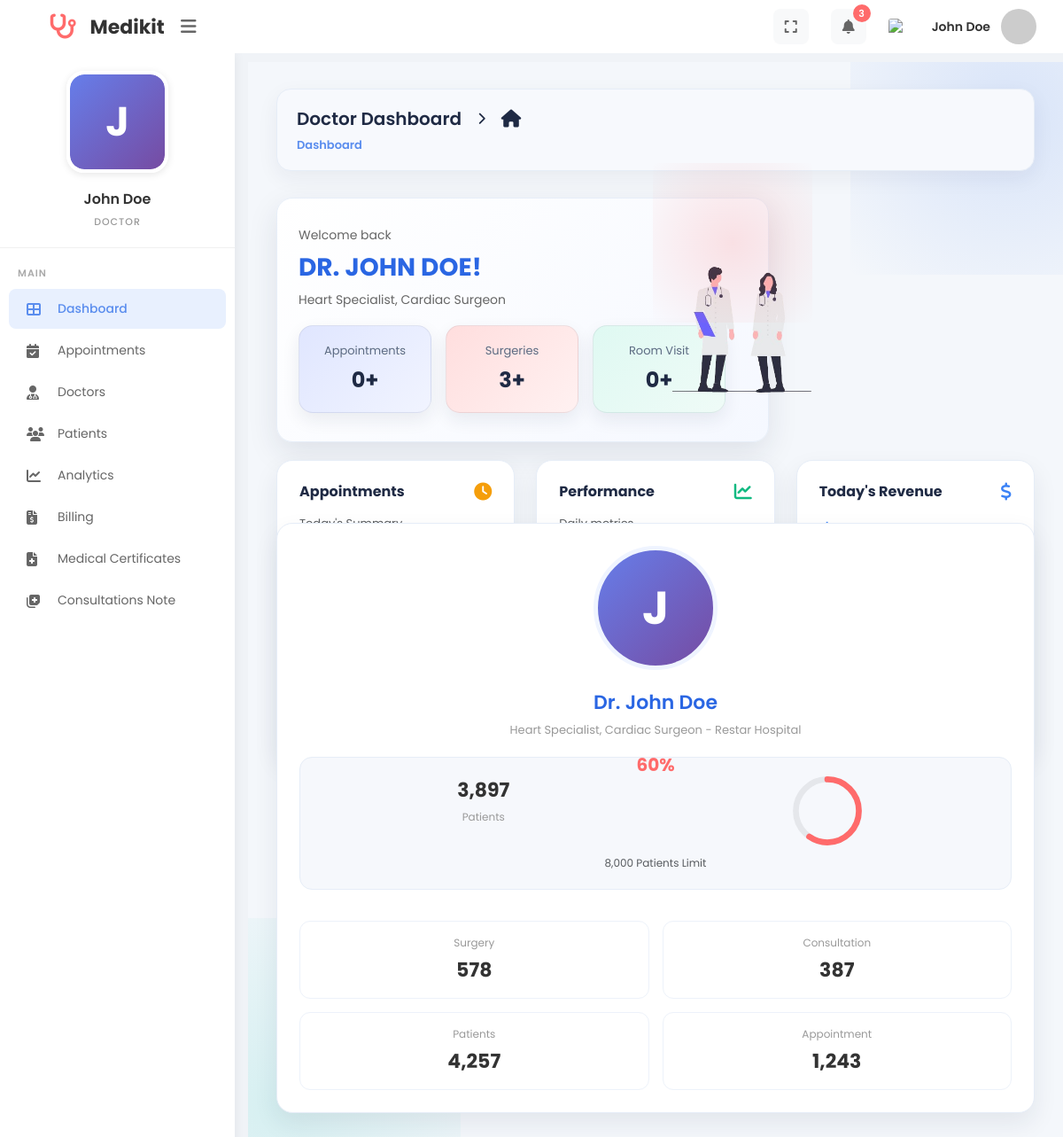
Screenshot of /MINI_PHP/doctor_dashboard.php (signed in) with the database file from the repository.
### tables this page shows
CREATE TABLE `users` (
  `id` int(11) NOT NULL,
  `firstname` varchar(225) DEFAULT '',
  `lastname` varchar(225) DEFAULT '',
  `phone_number` bigint(20) DEFAULT 0,
  `date_of_birth` date DEFAULT curdate(),
  `email` varchar(50) NOT NULL,
  `gender` varchar(100) DEFAULT '',
  `address` varchar(225) DEFAULT '',
  `clinic_name` varchar(255) DEFAULT NULL,
  `experience_years` int(11) DEFAULT 0,
  `education` varchar(255) DEFAULT NULL,
  `bio` text DEFAULT NULL,
  `password` varchar(255) NOT NULL,
  `role_id` int(11) DEFAULT 0,
  `category_id` int(11) DEFAULT NULL,
  `created_at` timestamp NOT NULL DEFAULT current_timestamp(),
  `updated_at` timestamp NOT NULL DEFAULT current_timestamp() ON UPDATE current_timestamp()
);

### MINI_PHP/doctor_dashboard.php (the view, shortened to what this page needs)
<?php
include("config.php");
$doctor_id = $_SESSION['doctor_id'];
$todayAppointments = mysqli_fetch_assoc(mysqli_query(
    $conn,
    "SELECT COUNT(*) AS total
     FROM visit_booking
     WHERE doctor_id = $doctor_id
     AND appointment_date = CURDATE()"
))['total'] ?? 0;
$visitedAppointments = mysqli_fetch_assoc(mysqli_query(
    $conn,
    "SELECT COUNT(*) AS total
     FROM visit_booking
     WHERE doctor_id = $doctor_id
     AND status = 'visited'"
))['total'] ?? 0;
$doctor = mysqli_fetch_assoc(mysqli_query(
    $conn,
    "SELECT u.firstname, u.lastname, u.email, u.category_id,
     GROUP_CONCAT(s.doctor_speciality SEPARATOR ', ') AS specialities,
     COUNT(ds.id) as speciality_count
     FROM users u
     LEFT JOIN doctor_speciality ds ON ds.doctor_id = u.id
     LEFT JOIN speciality s ON s.id = ds.speciality_id
     WHERE u.id = $doctor_id
     GROUP BY u.id"
));
?>
<!DOCTYPE html>
<html lang="en">
<head>
    <link href="https://cdn.jsdelivr.net/npm/bootstrap@5.3.2/dist/css/bootstrap.min.css" rel="stylesheet">
    <link href="https://cdnjs.cloudflare.com/ajax/libs/font-awesome/6.4.0/css/all.min.css" rel="stylesheet">
    <link href="https://cdn.jsdelivr.net/npm/select2@4.1.0-rc.0/dist/css/select2.min.css" rel="stylesheet" />
</head>
<body>
    <div class="top-header">
        <div class="header-left">
            <div class="logo">
                <i class="fa-solid fa-stethoscope"></i>
                <span>Medikit</span>
            </div>
            <button class="menu-toggle">
                <i class="fas fa-bars"></i>
            </button>
        </div>
        <div class="header-right">
            <button class="header-icon">
                <i class="fas fa-expand"></i>
            </button>
            <button class="header-icon">
                <i class="fas fa-bell"></i>
                <span class="notification-badge">3</span>
            </button>
            <img src="https://flagcdn.com/w40/us.png" alt="US" class="flag-icon">
            <div class="user-profile">
                <span class="user-name"><?= htmlspecialchars($doctor['firstname'] . ' ' . $doctor['lastname']) ?></span>
                <img src="https://ui-avatars.com/api/?name=<?= urlencode($doctor['firstname'] . '+' . $doctor['lastname']) ?>&background=5a8dee&color=fff" alt="Profile" class="user-avatar">
            </div>
        </div>
    </div>
    <div class="sidebar">
        <div class="doctor-profile-sidebar">
            <div class="profile-image-wrapper">
                <label for="profileImageInput" style="cursor: pointer; display: block; width: 115px; height: 115px; margin: 0 auto;">
                    <div class="profile-image-container" id="sidebarProfileImage">
                        <?php if (!empty($doctor['profile_image']) && file_exists($doctor['profile_image'])): ?>
                            <img src="<?= htmlspecialchars($doctor['profile_image']) ?>" alt="Profile" class="profile-image">
                        <?php else: ?>
                            <div class="profile-placeholder">
                                <?= strtoupper(substr($doctor['firstname'], 0, 1)) ?>
                            </div>
                        <?php endif; ?>
                    </div>
                </label>
            </div>
            <div class="profile-name"><?= htmlspecialchars($doctor['firstname'] . ' ' . $doctor['lastname']) ?></div>
            <div class="profile-role">DOCTOR</div>
        </div>
        <nav class="nav-menu">
            <div class="nav-label">MAIN</div>
            <a href="doctor_dashboard.php" class="nav-item active">
                <i class="fas fa-th-large"></i>
                <span>Dashboard</span>
            </a>
            <a href="booking.php" class="nav-item">
                <i class="fas fa-calendar-check"></i>
                <span>Appointments</span>
            </a>
            <a href="#" class="nav-item">
                <i class="fas fa-user-md"></i>
                <span>Doctors</span>
            </a>
            <a href="#" class="nav-item">
                <i class="fas fa-users"></i>
                <span>Patients</span>
            </a>
            <a href="#" class="nav-item">
                <i class="fas fa-chart-line"></i>
                <span>Analytics</span>
            </a>
            <a href="#" class="nav-item">
                <i class="fas fa-file-invoice-dollar"></i>
                <span>Billing</span>
            </a>
            <a href="#" class="nav-item">
                <i class="fas fa-file-medical"></i>
                <span>Medical Certificates</span>
            </a>
            <a href="#" class="nav-item">
                <i class="fas fa-notes-medical"></i>
                <span>Consultations Note</span>
            </a>
        </nav>
    </div>
    <div class="main-content">
        <div class="breadcrumb-bar">
            <div class="breadcrumb-title">
                <span>Doctor Dashboard</span>
                <i class="fas fa-chevron-right" style="font-size: 14px; margin: 0 8px;"></i>
                <i class="fas fa-home"></i>
            </div>
            <div class="breadcrumb-links">
                <span style="color: #5a8dee; font-weight: 600;">Dashboard</span>
            </div>
        </div>
        <div class="welcome-card">
            <div class="row align-items-center g-3">
                <div class="col-md-7">
                    <div class="welcome-text">Welcome back</div>
                    <div class="doctor-name-large">DR. <?= htmlspecialchars(strtoupper($doctor['firstname'] . ' ' . $doctor['lastname'])) ?>!</div>
                    <div class="speciality"><?= htmlspecialchars($doctor['specialities'] ?: 'Gynecologist, MBBS,MD') ?></div>
                    <div class="stat-boxes">
                        <div class="stat-box purple">
                            <div class="stat-box-label">Appointments</div>
                            <div class="stat-box-value"><?= $todayAppointments ?>+</div>
                        </div>
                        <div class="stat-box pink">
                            <div class="stat-box-label">Surgeries</div>
                            <div class="stat-box-value">3+</div>
                        </div>
                        <div class="stat-box green">
                            <div class="stat-box-label">Room Visit</div>
                            <div class="stat-box-value"><?= $visitedAppointments ?>+</div>
                        </div>
                    </div>
                </div>
                <div class="col-md-2 text-end">
                    <img src="Screenshot_2026-02-18_123531-removebg-preview.png" alt="Doctors" class="doctor-illustration" style="width: 175px;margin-left: 110px;height: 175px;margin-top: 55px;">
                </div>
            </div>
        </div>
        <div class="content-wrapper">
            <div>
                <div class="row g-4">
                    <div class="col-md-4">
                        <div class="card">
                            <div class="d-flex justify-content-between align-items-center mb-3">
                                <h6 class="card-title mb-0">Appointments</h6>
                                <i class="fas fa-clock" style="color: #f59e0b; font-size: 20px;"></i>
                            </div>
                            <div class="text-muted" style="font-size: 13px; margin-bottom: 15px;">Today's Summary</div>
                            <div class="text-center mb-4">
                                <div style="margin-top: -100px; font-size: 24px; font-weight: 700; color: #333;">
                                </div>
                                <div style="font-size: 13px; color: #999;">Total</div>
                            </div>
                            <div style="font-size: 13px;">
                                <div class="d-flex justify-content-between mb-2">
                                    <span><i class="fas fa-circle" style="color: #3b82f6; font-size: 8px;"></i> Scheduled: 28</span>
                                </div>
                                <div class="d-flex justify-content-between mb-2">
                                    <span><i class="fas fa-circle" style="color: #10b981; font-size: 8px;"></i> Completed: 24</span>
                                </div>
                                <div class="d-flex justify-content-between">
                                    <span><i class="fas fa-circle" style="color: #ef4444; font-size: 8px;"></i> Cancelled: 4</span>
                                </div>
                            </div>
                        </div>
                    </div>
                    <div class="col-md-4">
                        <div class="card">
                            <div class="d-flex justify-content-between align-items-center mb-3">
                                <h6 class="card-title mb-0">Performance</h6>
                                <i class="fas fa-chart-line" style="color: #10b981; font-size: 20px;"></i>
                            </div>
                            <div class="text-muted" style="font-size: 13px; margin-bottom: 15px;">Daily metrics</div>
                            <div class="text-center mb-3">
                            </div>
                            <div class="d-flex justify-content-between align-items-center">
                                <div class="text-center flex-fill">
                                    <div style="color: #10b981; font-size: 20px; font-weight: 700;">18 min</div>
                                    <div style="font-size: 12px; color: #999;">Avg. Consultation</div>
                                </div>
                                <div class="text-center flex-fill">
                                    <div style="color: #10b981; font-size: 20px; font-weight: 700;">24</div>
                                    <div style="font-size: 12px; color: #999;">Patients/Day</div>
                                </div>
                            </div>
                        </div>
                    </div>
                    <div class="col-md-4">
                        <div class="card">
                            <div class="d-flex justify-content-between align-items-center mb-3">
                                <h6 class="card-title mb-0">Today's Revenue</h6>
                                <i class="fas fa-dollar-sign" style="color: #3b82f6; font-size: 20px;"></i>
                            </div>
                            <div style="font-size: 28px; font-weight: 700; color: #3b82f6; margin-bottom: 15px;">$4,250</div>
                            <div style="font-size: 11px; margin-top: 10px;">
                                <div class="d-flex justify-content-between mb-1">
                                    <span><i class="fas fa-circle" style="color: #10b981; font-size: 6px;"></i> Walk-ins: $1,850</span>
                                </div>
                                <div class="d-flex justify-content-between mb-1">
                                    <span><i class="fas fa-circle" style="color: #3b82f6; font-size: 6px;"></i> Follow-ups: $1,200</span>
                                </div>
                                <div class="d-flex justify-content-between">
                                    <span><i class="fas fa-circle" style="color: #a78bfa; font-size: 6px;"></i> Online: $1,200</span>
                                </div>
                            </div>
                        </div>
                    </div>
                </div>
            </div>
            <div class="right-profile-card">
                <div class="card text-center">
                    <?php if (!empty($doctor['profile_image']) && file_exists($doctor['profile_image'])): ?>
                        <img src="<?= htmlspecialchars($doctor['profile_image']) ?>" alt="Profile" class="profile-card-image" id="profileCardImage">
                    <?php else: ?>
                        <div class="profile-card-placeholder" id="profileCardImage">
                            <?= strtoupper(substr($doctor['firstname'], 0, 1)) ?>
                        </div>
                    <?php endif; ?>
                    <div class="profile-card-name">Dr. <?= htmlspecialchars($doctor['firstname'] . ' ' . $doctor['lastname']) ?></div>
                    <div class="profile-card-spec"><?= htmlspecialchars($doctor['specialities'] ?: 'Orthopedics') ?> - Restar Hospital</div>
                    <div class="profile-stats-box">
                        <div class="profile-stat-row">
                            <div>
                                <div class="profile-stat-value" style="color: #333;">3,897</div>
                                <div class="profile-stat-label">Patients</div>
                            </div>
                            <div>
                                <svg viewBox="0 0 36 36" style="width: 80px; height: 80px;">
                                    <circle cx="18" cy="18" r="16" fill="none" stroke="#e5e7eb" stroke-width="3"></circle>
                                    <circle cx="18" cy="18" r="16" fill="none" stroke="#ff6b6b" stroke-width="3" stroke-dasharray="60, 100" stroke-linecap="round" transform="rotate(-90 18 18)"></circle>
                                </svg>
                                <div class="percentage-text" style="margin-top: -60px;">60%</div>
                            </div>
                        </div>
                        <div class="text-muted" style="font-size: 12px; margin-top: 10px;">8,000 Patients Limit</div>
                    </div>
                    <div class="profile-stat-row" style="margin-top: 20px;">
                        <div class="profile-stat-item">
                            <div style="font-size: 12px; color: #999; margin-bottom: 5px;">Surgery</div>
                            <div class="profile-stat-value">578</div>
                        </div>
                        <div class="profile-stat-item">
                            <div style="font-size: 12px; color: #999; margin-bottom: 5px;">Consultation</div>
                            <div class="profile-stat-value">387</div>
                        </div>
                    </div>
                    <div class="profile-stat-row" style="margin-top: 15px;">
                        <div class="profile-stat-item">
                            <div style="font-size: 12px; color: #999; margin-bottom: 5px;">Patients</div>
                            <div class="profile-stat-value">4,257</div>
                        </div>
                        <div class="profile-stat-item">
                            <div style="font-size: 12px; color: #999; margin-bottom: 5px;">Appointment</div>
                            <div class="profile-stat-value">1,243</div>
                        </div>
                    </div>
                </div>
            </div>
        </div>
    </div>
</body>
</html>

### rows the page displays
users: firstname+lastname "John Doe", firstname "J", firstname+lastname "JOHN DOE"

### other values shown
$doctor['specialities'] ?: 'Gynecologist, MBBS,MD' "Heart Specialist, Cardiac Surgeon"
$todayAppointments "0"
$visitedAppointments "0"
$doctor['specialities'] ?: 'Orthopedics' "Heart Specialist, Cardiac Surgeon"
